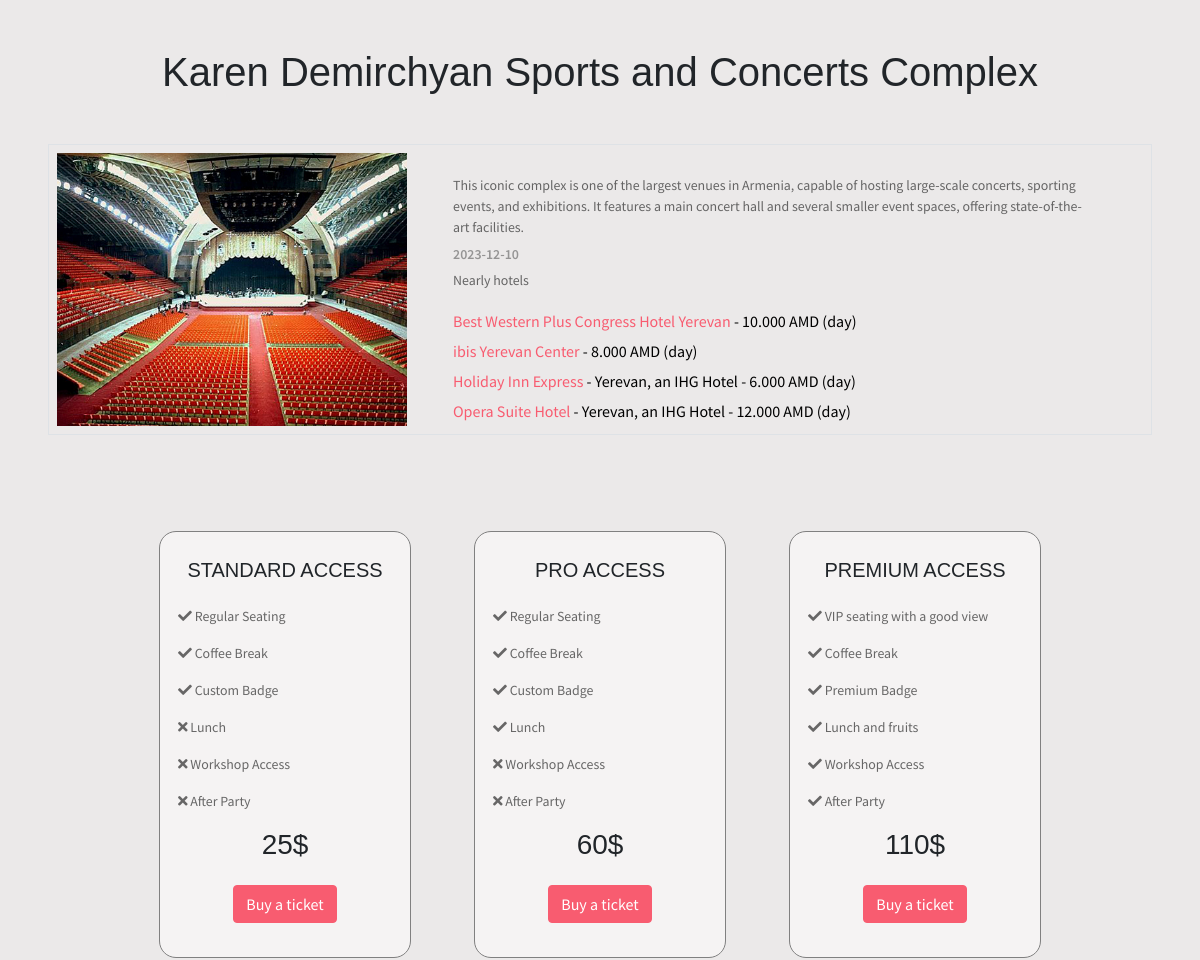
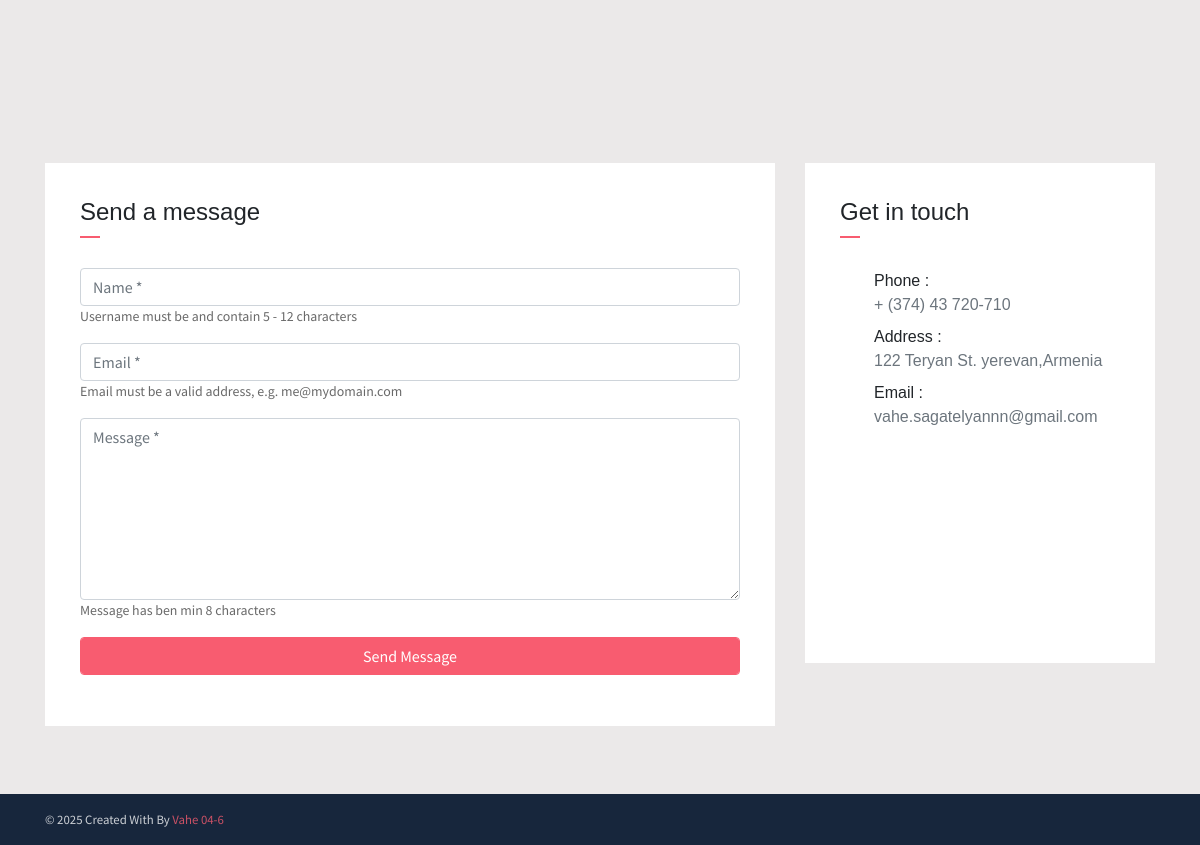
Page /news_info.php?id=1 on the committed database (2 pictures, top to bottom).
### tables this page shows
CREATE TABLE `news` (
  `id` int(11) NOT NULL,
  `header` varchar(255) NOT NULL,
  `date` date NOT NULL,
  `text1` text NOT NULL,
  `img` varchar(255) NOT NULL
);

### news_info.php (the view, shortened to what this page needs)
<!DOCTYPE html>
<html>
<head>
    <link rel="stylesheet" type="text/css" href="css/bootstrap.min.css">
    <link rel="stylesheet" type="text/css" href="icon/all.min.css">
  <link rel="stylesheet" type="text/css" href="assets/css/johndoe.css">
    <link rel="stylesheet" type="text/css" href="assets/css/info.css">
</head>
<body>
     <div class="container-fluid p-5 m-auto mt-5">
    <?php
        $id=$_GET['id'];
        include "dbcconn.php";
    $query="SELECT * FROM `news` WHERE `id` ='$id' ";
    $sql=mysqli_query($conn,$query);
    while ($pr=mysqli_fetch_assoc($sql)){
        $kku=<<<kku
        <center class="mb-4"><h1>$pr[header]</h1></center> <br>
            <div class="col-lg-12 col-sm-12 col-12 border p-2">
                <div class="d-flex">
                    <div class="img_con">
                        <img src="assets/news/$pr[img]" width="350px" class="img">
                    </div>
                    <div class="text_con">
                            <p>$pr[text1]</p>
                            <p class="date">$pr[date]</p>
                            <p>Nearly hotels</p>
                            <a href="https://www.booking.com/hotel/am/best-western-congress.en-gb.html?aid=356980&label=gog235jc-1DCAsoB0IVYmVzdC13ZXN0ZXJuLWNvbmdyZXNzSDNYA2gHiAEBmAEJuAEXyAEM2AED6AEBiAIBqAIDuALagPiyBsACAdICJDAyOTI2NTM1LTFlNDYtNDdjYS04OTc2LWI4YjY1NWFkM2YwYdgCBOACAQ&sid=5aea54e2a663487273e155f73f5fb48a&dist=0&keep_landing=1&sb_price_type=total&type=total&" class="hotels_href">Best Western Plus Congress Hotel Yerevan <span class="href_span"> - 10.000 AMD (day)</span></a>
                            <a href="https://www.booking.com/hotel/am/ibis-yerevan-center.ru.html" class="hotels_href">ibis Yerevan Center <span class="href_span">- 8.000 AMD (day)</span></a>
                            <a href="https://www.booking.com/hotel/am/holiday-inn-express-yerevan.ru.html" class="hotels_href">Holiday Inn Express <span class="href_span"> - Yerevan, an IHG Hotel - 6.000 AMD (day)</span></a>
                            <a href="https://www.booking.com/searchresults.ru.html?aid=315714&label=opera-suite-yqyg4Afn0I6xubTfqiKVOAS391725298942%3Apl%3Ata%3Ap1%3Ap2%3Aac%3Aap%3Aneg%3Afi%3Atikwd-12812370721%3Alp9070059%3Ali%3Adec%3Adm%3Appccp%3DUmFuZG9tSVYkc2RlIyh9YSz9NH8e0pLL8P74Y74XBIs&gclid=Cj0KCQjw0_WyBhDMARIsAL1Vz8uyCEGfi4iNByyLqR-nOdsWOIjpAFjrkfC5L2UX6W77OeVymmGH6dUaAu7QEALw_wcB&highlighted_hotels=1348505&redirected=1&city=-2325645&hlrd=no_dates&source=hotel&expand_sb=1&keep_landing=1&sid=5aea54e2a663487273e155f73f5fb48a" class="hotels_href">Opera Suite Hotel <span class="href_span"> - Yerevan, an IHG Hotel - 12.000 AMD (day)</span></a>
                    </div>
                </div>
            </div>
kku;
        echo $kku;
}
     ?>
        <div class="tickets_buy col-lg-12 col-sm-8 col-md-12 col-12 p-5 mt-5 d-flex">
            <div class="econom payment">
                <center class="mb-4 mt-2"><h5>STANDARD ACCESS</h5></center>
                <p><i class="fa-solid fa-check"></i>  Regular Seating</p>
                <p><i class="fa-solid fa-check"></i>  Coffee Break</p>
                <p><i class="fa-solid fa-check"></i>  Custom Badge</p>
                <div class="text_dark">
                    <p><i class="fa-solid fa-xmark"></i>  Lunch</p>
                    <p><i class="fa-solid fa-xmark"></i>  Workshop Access</p>
                    <p><i class="fa-solid fa-xmark"></i>  After Party</p>
                </div>
                    <center><h3>25$</h3></center>
                <center><button class="btn btn-danger mt-3 mb-3 ticket_btn"  data-toggle="modal" data-target="#myModal1" data-btn='econom'>Buy a ticket</button></center>
            </div>
            <div class="classic payment">
                <center class="mb-4 mt-2"><h5>PRO ACCESS</h5></center>
                <p><i class="fa-solid fa-check regular_xang"></i>  Regular Seating</p>
                <p><i class="fa-solid fa-check"></i>  Coffee Break</p>
                <p><i class="fa-solid fa-check"></i>  Custom Badge</p>
                <p><i class="fa-solid fa-check"></i>  Lunch</p>
                <div class="text_dark">
                    <p><i class="fa-solid fa-xmark"></i>  Workshop Access</p>
                    <p><i class="fa-solid fa-xmark"></i>  After Party</p>
                </div>
                    <center><h3>60$</h3></center>
                <center><button class="btn btn-danger mt-3 mb-3 ticket_btn" data-btn='classic'  data-toggle="modal" data-target="#myModal2">Buy a ticket</button></center>
            </div>
            <div class="business payment">
                <center class="mb-4 mt-2"><h5>PREMIUM ACCESS</h5></center>
                <p><i class="fa-solid fa-check"></i>  VIP seating with a good view</p>
                <p><i class="fa-solid fa-check"></i>  Coffee Break</p>
                <p><i class="fa-solid fa-check"></i>  Premium Badge</p>
                <p><i class="fa-solid fa-check"></i>  Lunch and fruits</p>
                <p><i class="fa-solid fa-check"></i>  Workshop Access</p>
                <p><i class="fa-solid fa-check"></i>  After Party</p>
                <center><h3>110$</h3></center>
                <center><button class="btn btn-danger mt-3 mb-3 ticket_btn" data-btn='business' data-toggle="modal" data-target="#myModal3">Buy a ticket</button></center>
            </div>
        </div>
     </div>
<div class="section contact" id="contact">
        <div id="map" class="map"></div>
        <div class="container">
            <div class="row">
                <div class="col-lg-8">
                    <div class="contact-form-card">
                        <h4 class="contact-title">Send a message</h4>
                        <form action="contact.php">
                            <div class="form-group">
                                <input  class="form-control input_val name_inp" name="username" type="text" placeholder="Name *" required>
                                <p>Username must be and contain 5 - 12 characters</p>
                            </div>
                            <div class="form-group">
                                <input class="form-control input_val email_inp" name="email" type="email" placeholder="Email *" required>
                                <p>Email must be a valid address, e.g. me@mydomain.com</p>
                            </div>
                            <div class="form-group">
                                <textarea class="form-control input_val textar_inp" name="slug" id="" placeholder="Message *" rows="7" required></textarea>
                                <p>
        Message has ben min 8 characters
      </p>
                            </div>
                            <div class="form-group ">
                                <button type="submit" class="sub_btn1 form-control btn btn-primary" >Send Message</button>
                            </div>
                        </form>
                    </div>
                </div>
                <div class="col-lg-4">
                    <div class="contact-info-card">
                        <h4 class="contact-title">Get in touch</h4>
                        <div class="row mb-2">
                            <div class="col-1 pt-1 mr-1">
                            </div>
                            <div class="col-10 ">
                                <h6 class="d-inline">Phone : <br> <span class="text-muted">+ (374) 43 720-710</span></h6>
                            </div>
                        </div>
                        <div class="row mb-2">
                            <div class="col-1 pt-1 mr-1">
                            </div>
                            <div class="col-10">
                                <h6 class="d-inline">Address :<br> <span class="text-muted">122 Teryan St. yerevan,Armenia</span></h6>
                            </div>
                        </div>
                        <div class="row mb-2">
                            <div class="col-1 pt-1 mr-1">
                            </div>
                            <div class="col-10">
                                <h6 class="d-inline">Email :<br> <span class="text-muted">vahe.sagatelyannn@gmail.com</span></h6>
                            </div>
                        </div>
                        <ul class="social-icons pt-4">
                        </ul>
                    </div>
                </div>
            </div>
        </div>
    </div>
<footer class="footer py-3">
        <div class="container">
            <p class="small mb-0 text-light">
                &copy;  Created With  By <a href="facebook.com" target="_blank"><span class="text-danger" title="Bootstrap 4 Themes and Dashboards">Vahe 04-6</span></a>
            </p>
        </div>
    </footer>
</body>
</html>

### news_info.php (style rules this page uses)
body { background-color: #d1cece6e; }
.text_con { justify-content: space-between; margin-left: 46px; margin-top: 22px; padding-right: 50px; }
.date { line-height: 0px; color: grey; font-weight: 550; }
.tickets_buy { justify-content: space-evenly; }
.payment { width: 25%; border: solid 1px grey; border-radius: 17px; padding: 18px; transition: 1s; background-color: #f5f3f3; }
.text_dark { color: grey; }
.hotels_href { display: block; line-height: 30px; }
.href_span { color: black; text-decoration: none; }

### rows in the picture
news: header "Karen Demirchyan Sports and Concerts Complex", img (picture), text1 "This iconic complex is one of the largest venues in Armenia, capable of hosting large-scale concerts, sporting events, and exhibitions. It features a main concert hall and several smaller event spaces, offering state-of-the-art facilities.", date "2023-12-10"
